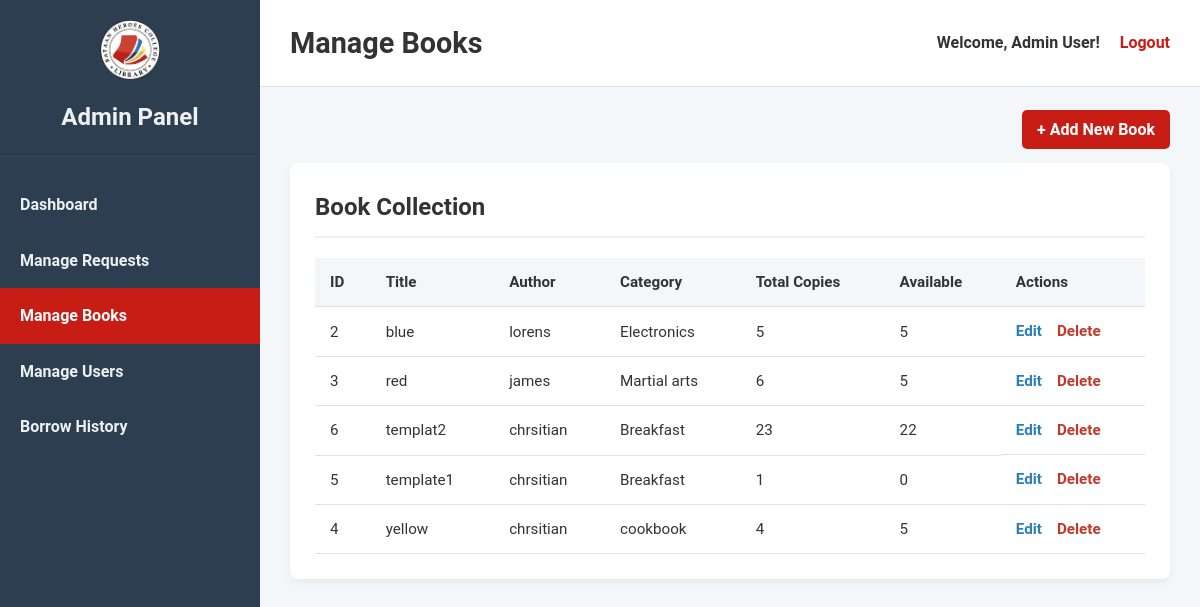
The app's page /frontend/manage_books.php (signed in), older data.
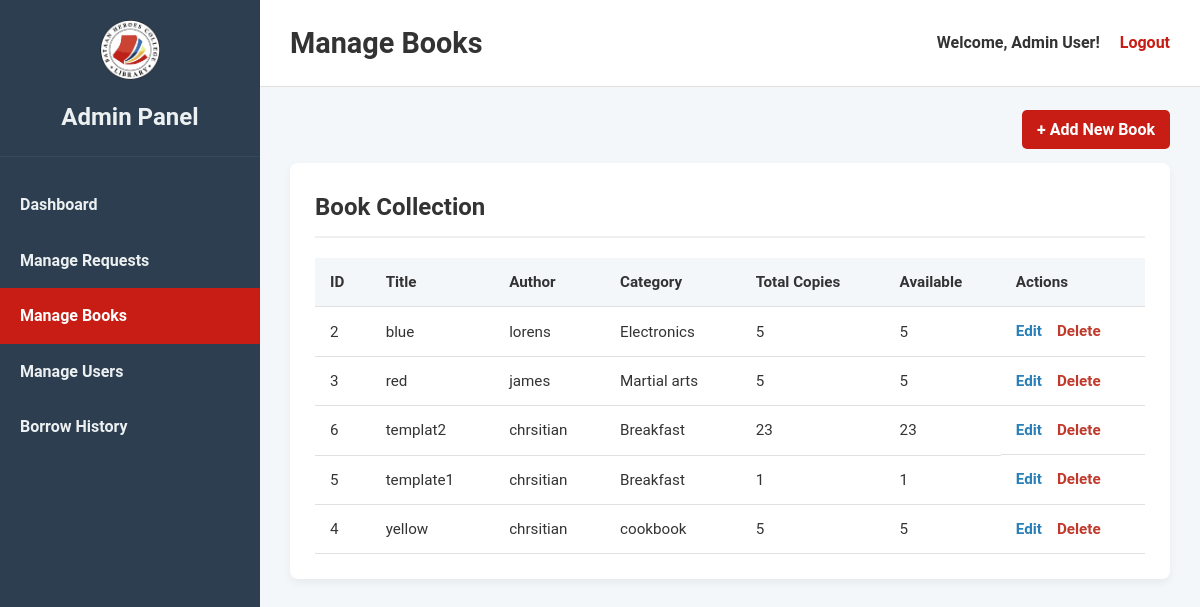
The same page, newer data.
### tables this page shows
CREATE TABLE `books` (
  `book_id` int(11) NOT NULL,
  `book_name` varchar(255) NOT NULL,
  `book_description` text DEFAULT NULL,
  `category` varchar(255) NOT NULL,
  `favorite` tinyint(1) NOT NULL DEFAULT 0,
  `author` varchar(255) DEFAULT NULL,
  `publication_year` year(4) DEFAULT NULL,
  `total_copies` int(11) NOT NULL DEFAULT 1,
  `available_copies` int(11) NOT NULL DEFAULT 1,
  `book_image_path` varchar(255) DEFAULT NULL
);

### frontend/manage_books.php (the view, shortened to what this page needs)
<?php
include '../backend/db_connect.php';
$sql_books = "SELECT * FROM books ORDER BY book_name ASC";
$all_books = $conn->query($sql_books);
$welcome_message = "Welcome, " . htmlspecialchars($_SESSION['fullname']) . "!";
?>
<!DOCTYPE html>
<html lang="en">
<head>
    <link rel="stylesheet" href="admin_styles.css">
</head>
<body>
    <div class="admin-container">
        <aside class="sidebar">
            <div class="sidebar-header">
                <img src="LIBRARY_LOGO.png" alt="Logo" class="sidebar-logo">
                <h2>Admin Panel</h2>
            </div>
            <nav class="sidebar-nav">
                <ul>
                    <li><a href="admin_dashboard.php">Dashboard</a></li>
                    <li><a href="manage_requests.php">Manage Requests</a></li>
                    <li><a href="manage_books.php" class="active">Manage Books</a></li>
                    <li><a href="manage_users.php">Manage Users</a></li>
                    <li><a href="borrow_history.php">Borrow History</a></li>
                </ul>
            </nav>
        </aside>
        <div class="main-wrapper">
            <header class="main-header">
                <h1>Manage Books</h1>
                <div class="user-info">
                    <span><?php echo $welcome_message; ?></span>
                    <a href="../backend/logout.php">Logout</a>
                </div>
            </header>
            <main class="main-content">
                <div class="action-bar">
                    <a href="add_book.php" class="add-new-btn">+ Add New Book</a>
                </div>
                <section class="content-section">
                    <h2>Book Collection</h2>
                    <div class="table-container">
                        <table>
                            <thead>
                                <tr>
                                    <th>ID</th>
                                    <th>Title</th>
                                    <th>Author</th>
                                    <th>Category</th>
                                    <th>Total Copies</th>
                                    <th>Available</th>
                                    <th>Actions</th>
                                </tr>
                            </thead>
                            <tbody>
                                <?php if ($all_books->num_rows > 0): ?>
                                    <?php while($book = $all_books->fetch_assoc()): ?>
                                        <tr>
                                            <td><?php echo htmlspecialchars($book['book_id']); ?></td>
                                            <td><?php echo htmlspecialchars($book['book_name']); ?></td>
                                            <td><?php echo htmlspecialchars($book['author']); ?></td>
                                            <td><?php echo htmlspecialchars($book['category']); ?></td>
                                            <td><?php echo htmlspecialchars($book['total_copies']); ?></td>
                                            <td><?php echo htmlspecialchars($book['available_copies']); ?></td>
                                            <td class="action-links">
                                                <a href="edit_book.php?id=<?php echo $book['book_id']; ?>" class="edit-link">Edit</a>
                                                <form action="../backend/book_handler.php" method="POST" onsubmit="return confirm('Are you sure you want to delete this book?');">
                                                    <button type="submit" class="delete-btn">Delete</button>
                                                </form>
                                            </td>
                                        </tr>
                                    <?php endwhile; ?>
                                <?php else: ?>
                                    <tr>
                                        <td colspan="7">No books found in the library.</td>
                                    </tr>
                                <?php endif; ?>
                            </tbody>
                        </table>
                    </div>
                </section>
            </main>
        </div>
    </div>
</body>
</html>

Row changes from the older to the newer data that the page shows:
changed books "red": total_copies "6" → "5"
changed books "templat2": available_copies "22" → "23"
changed books "template1": available_copies "0" → "1"
changed books "yellow": total_copies "4" → "5"
